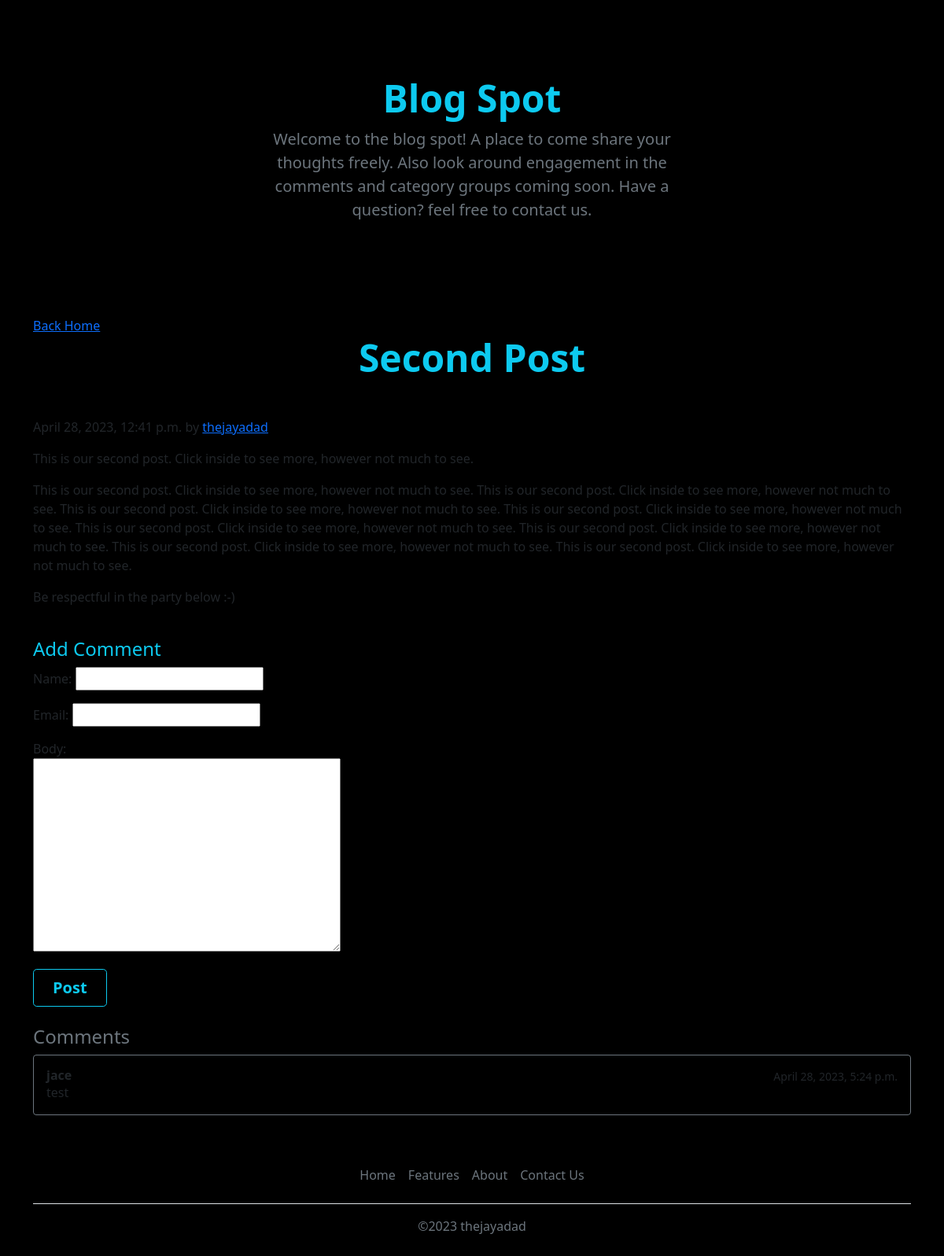
Before: /second-post/ with the older database file.
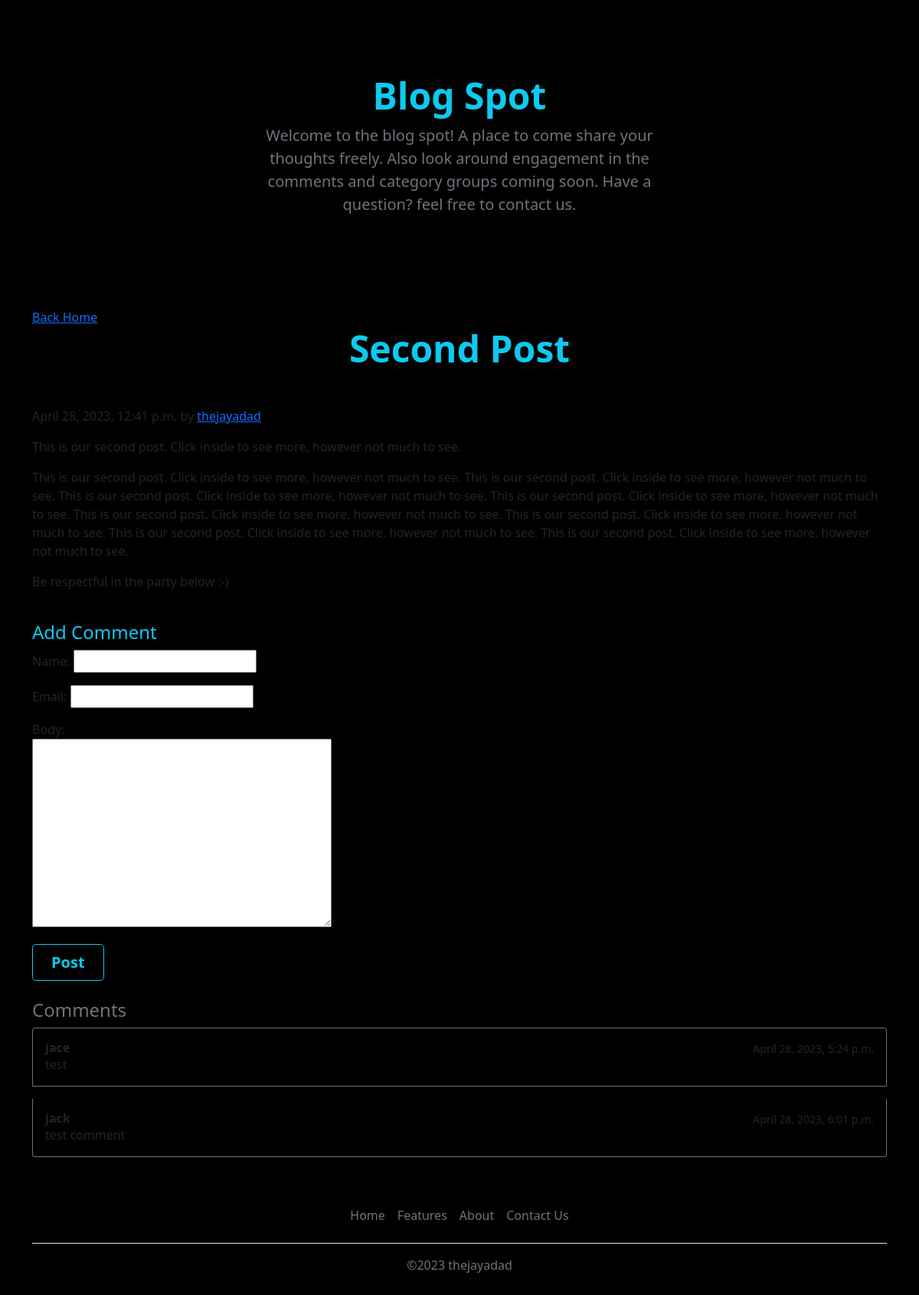
After: the same page with the newer database file.
### blog/models.py (models this page shows)
class Post(models.Model):
    title = models.CharField(max_length=255)
    slug = models.SlugField()
    intro = models.TextField()
    body = models.TextField()
    date_added = models.DateTimeField(auto_now_add=True)
    class Meta:
        ordering = ['-date_added']

class Comment(models.Model):
    post = models.ForeignKey(Post, related_name='comments', on_delete=models.CASCADE)
    name = models.CharField(max_length=255)
    email = models.EmailField()
    body = models.TextField()
    date_added = models.DateTimeField(auto_now_add=True)
    class Meta:
        ordering = ['date_added']

### blog/views.py (the view)
# urls.py: path('<slug:slug>/', deatail, name='detail')
def deatail(request, slug):
    post = Post.objects.get(slug=slug)
    if request.method == 'POST':
        form = CommentForm(request.POST)
        if form.is_valid():
            comment = form.save(commit=False)
            comment.post = post
            comment.save()
        return redirect('detail', slug=post.slug)
    else:
        form = CommentForm()
    return render(request, 'blog/detail.html', {'post': post, 'form': form})

### blog/forms.py
class CommentForm(forms.ModelForm):
    class Meta:
        model = Comment
        fields = ['name', 'email', 'body']

### blog/templates/blog/detail.html (shortened to what this page needs)
{% extends 'blog/base.html' %}
{% block content %}
<a href="/">Back Home</a>
<h2 class="mb-4 display-5 fw-bold text-center text-info">{{post.title}}</h2>
<br>
<p class="blog-post-meta">{{post.date_added}} by <a href="#">thejayadad</a></p>
<p>{{post.intro}}</p>
<blockquote>
  <p>{{post.body}}</p>
</blockquote>
<p>Be respectful in the party below :-)</p>
<br>
<h4 class="text-info">Add Comment</h4>
<form method="post" action="." style="max-width: 400px;">
    {{ form.as_p }}
      <button type="submit" class="align-center btn btn-outline-info btn-lg px-4 me-sm-3 fw-bold">Post</button>
    </form>
<br>
<h4 class="text-secondary">Comments</h4>
<div class="list-group w-auto">
{% for comment in post.comments.all %}
<a href="#" class="list-group-item list-group-item-action d-flex gap-3 mb-3 py-3 border-secondary" aria-current="true" style="background-color: black;">
    <div class="d-flex gap-2 w-100 justify-content-between">
        <div>
          <h6 class="mb-0"><strong>{{ comment.name }}</strong></h6>
          <p class="mb-0 opacity-75">{{ comment.body }}</p>
        </div>
        <small class="opacity-50 text-nowrap">{{ comment.date_added }}</small>
      </div>
</a>
{% empty %}
<div class="notification">
    <h1 class="text-warning">Be First to Comment</h1>
</div>
{% endfor %}
</div>
{% endblock %}

### blog/templates/blog/base.html (shortened to what this page needs)
<!DOCTYPE html>
<html lang="en">
<head>
    <link href="https://cdn.jsdelivr.net/npm/bootstrap@5.0.2/dist/css/bootstrap.min.css" rel="stylesheet">
</head>
<body>
    <header>
        <div class="text-secondary px-4 py-5 text-center">
            <div class="py-5">
              <h1 class="display-5 fw-bold text-info">Blog Spot</h1>
              <div class="col-lg-6 mx-auto">
                <p class="fs-5 mb-4">Welcome to the blog spot! A place to come share your thoughts freely. Also look around engagement in the comments and category groups coming soon. Have a question? feel free to contact us. </p>
               </div>
            </div>
          </div>
    </header>
    <section class="section">
        <div class="container">
            {% block content %}
            {% endblock %}
        </div>
        <section>
            <div class="container">
                <footer class="py-3 my-4">
                  <ul class="nav justify-content-center border-bottom pb-3 mb-3">
                    <li class="nav-item"><a href="#" class="nav-link px-2 text-muted">Home</a></li>
                    <li class="nav-item"><a href="#" class="nav-link px-2 text-muted">Features</a></li>
                    <li class="nav-item"><a href="#" class="nav-link px-2 text-muted">About</a></li>
                    <li class="nav-item"><a href="#" class="nav-link px-2 text-muted">Contact Us</a></li>
                  </ul>
                  <p class="text-center text-muted">&copy;2023 thejayadad</p>
                </footer>
              </div>
        </section>
    </section>
</body>
</html>

### blog/templates/blog/base.html (style rules this page uses)
body { overflow-x: hidden; background: black; }

Changed rows visible on the page:
added Comment: name "jack", body "test comment", date_added "April 28, 2023, 6:01 p.m."
